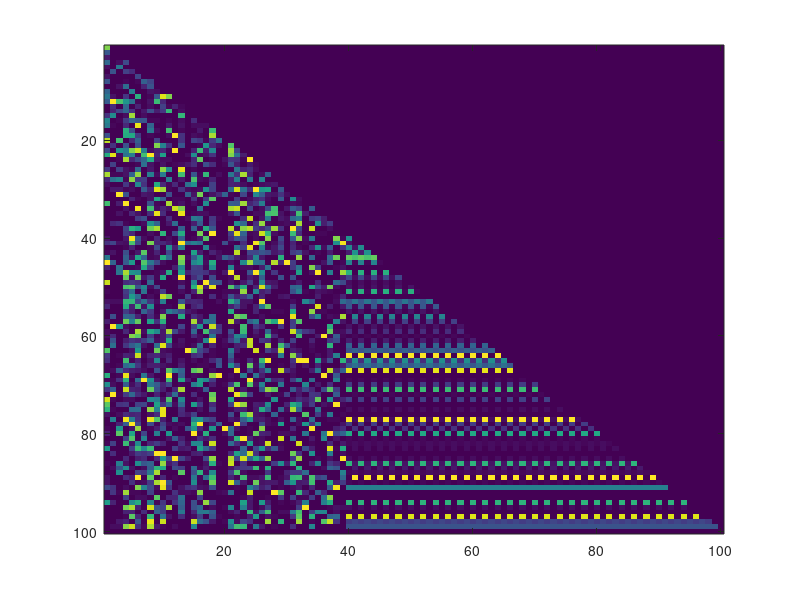

Write the MATLAB code that produced this figure.
% Author: Ibrohim Nosirov
% Date: 2023-01-15
% Version: 1.0
% Description: a maximin algorithm for ordering points in 2 dimensions into a
% HODLR-type matrix. The algorithm is based on the idea that faraway
% interactions have near-zero, or even slightly negative values, and can
% therefore be compressed into HODLR-type if these interactions reside on the
% off-diagonal blocks of the matrix.
% Input: a set of points in 2 dimensions
% Output: a HODLR-type matrix

% Generate set of 2D points as an array of size 2xN.
% The points are generated randomly in the unit square.
clear;
close all;
N = 100;
% a set of (x,y) points with an appended 0/1 vector indicating whether each
% point has been visited.
dim2Points = [randn(2,100);ones(1,100)];
% Create a radial-basis function kernel
rbfKernel = @(x,y) exp(-norm(x-y)^2);
% Evaluate the kernel at all pairs of points
K = zeros(N,N);
HODLR_Mtrx = K;
for ii = 1:N
	for jj = 1:N
		K(ii,jj) = rbfKernel(dim2Points(1:2,ii),dim2Points(1:2,jj));
	end
end

% Plot the kernel matrix
%figure(1)
%imagesc(K)

% pick the first element in a random set to be the focus point.
focusPt = dim2Points(1:2,1);
% this point's distance will no longer be considered.
dim2Points(3,1) = 0;
for ii = 1:N-1
  % compute distances from the focus point to every point in the set.
  [~,distIdx] = sort(vecnorm(dim2Points(1:2,dim2Points(3,:) == 1) - focusPt));
  % sort the points in dim2Points into another set of 'valid points' we can
  % evaluate.
  validPoints = dim2Points(:,distIdx);
  for jj = 1:N-ii
    % evaluate the kernel against the focus point.
    HODLR_Mtrx(N-jj,ii) = rbfKernel(validPoints(1:2,jj),focusPt);
  end
  focusPt = dim2Points(1:2,distIdx(1)); % change the 1 to 'end'.
  dim2Points(3,distIdx(1)) = 0; % change the 1 to 'end.
end

figure(2)
imagesc(HODLR_Mtrx)

% Algorithm:
% choose a random point